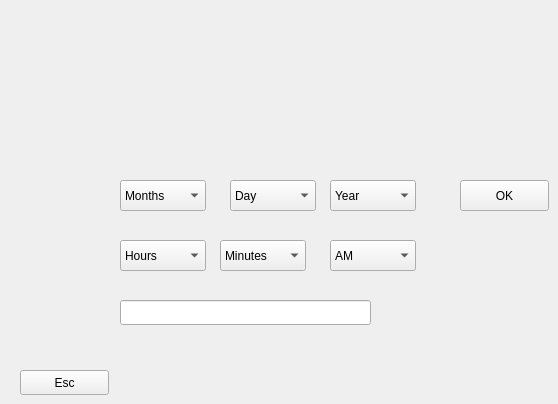
      <widget class="QWidget" name="Settings_widget_2">
       <widget class="QPushButton" name="SettingsW_EscBtn_2">
        <property name="geometry">
         <rect>
          <x>20</x>
          <y>370</y>
          <width>89</width>
          <height>25</height>
         </rect>
        </property>
        <property name="text">
         <string>Esc</string>
        </property>
       </widget>
       <widget class="QComboBox" name="Minutes_ComboBox_2">
        <property name="geometry">
         <rect>
          <x>220</x>
          <y>240</y>
          <width>86</width>
          <height>31</height>
         </rect>
        </property>
        <item>
         <property name="text">
          <string>Minutes</string>
         </property>
        </item>
        <item>
         <property name="text">
          <string>1</string>
         </property>
        </item>
        <item>
         <property name="text">
          <string>2</string>
         </property>
        </item>
        <item>
         <property name="text">
          <string>3</string>
         </property>
        </item>
        <item>
         <property name="text">
          <string>4</string>
         </property>
        </item>
        <item>
         <property name="text">
          <string>5</string>
         </property>
        </item>
        <item>
         <property name="text">
          <string>6</string>
         </property>
        </item>
        <item>
         <property name="text">
          <string>7</string>
         </property>
        </item>
        <item>
         <property name="text">
          <string>8</string>
         </property>
        </item>
        <item>
         <property name="text">
          <string>9</string>
         </property>
        </item>
        <item>
         <property name="text">
          <string>10</string>
         </property>
        </item>
        <item>
         <property name="text">
          <string>11</string>
         </property>
        </item>
        <item>
         <property name="text">
          <string>12</string>
         </property>
        </item>
        <item>
         <property name="text">
          <string>13</string>
         </property>
        </item>
        <item>
         <property name="text">
          <string>14</string>
         </property>
        </item>
        <item>
         <property name="text">
          <string>15</string>
         </property>
        </item>
        <item>
         <property name="text">
          <string>16</string>
         </property>
        </item>
        <item>
         <property name="text">
          <string>17</string>
         </property>
        </item>
        <item>
         <property name="text">
          <string>18</string>
         </property>
        </item>
        <item>
         <property name="text">
          <string>19</string>
         </property>
        </item>
        <item>
         <property name="text">
          <string>20</string>
         </property>
        </item>
        <item>
         <property name="text">
          <string>21</string>
         </property>
        </item>
        <item>
         <property name="text">
          <string>22</string>
         </property>
        </item>
        <item>
         <property name="text">
          <string>23</string>
         </property>
        </item>
        <item>
         <property name="text">
          <string>24</string>
         </property>
        </item>
        <item>
         <property name="text">
          <string>25</string>
         </property>
        </item>
        <item>
         <property name="text">
          <string>26</string>
         </property>
        </item>
        <item>
         <property name="text">
          <string>27</string>
         </property>
        </item>
        <item>
         <property name="text">
          <string>28</string>
         </property>
        </item>
        <item>
         <property name="text">
          <string>29</string>
         </property>
        </item>
        <item>
         <property name="text">
          <string>30</string>
         </property>
        </item>
        <item>
         <property name="text">
          <string>31</string>
         </property>
        </item>
        <item>
         <property name="text">
          <string>32</string>
         </property>
        </item>
        <item>
         <property name="text">
          <string>33</string>
         </property>
        </item>
        <item>
         <property name="text">
          <string>34</string>
         </property>
        </item>
        <item>
         <property name="text">
          <string>35</string>
         </property>
        </item>
        <item>
         <property name="text">
          <string>36</string>
         </property>
        </item>
        <item>
         <property name="text">
          <string>37</string>
         </property>
        </item>
        <item>
         <property name="text">
          <string>38</string>
         </property>
        </item>
        <item>
         <property name="text">
          <string>39</string>
         </property>
        </item>
        <item>
         <property name="text">
          <string>40</string>
         </property>
        </item>
        <item>
         <property name="text">
          <string>41</string>
         </property>
        </item>
        <item>
         <property name="text">
          <string>42</string>
         </property>
        </item>
        <item>
         <property name="text">
          <string>43</string>
         </property>
        </item>
        <item>
         <property name="text">
          <string>44</string>
         </property>
        </item>
        <item>
         <property name="text">
          <string>45</string>
         </property>
        </item>
        <item>
         <property name="text">
          <string>46</string>
         </property>
        </item>
        <item>
         <property name="text">
          <string>47</string>
         </property>
        </item>
        <item>
         <property name="text">
          <string>48</string>
         </property>
        </item>
        <item>
         <property name="text">
          <string>49</string>
         </property>
        </item>
        <item>
         <property name="text">
          <string>50</string>
         </property>
        </item>
        <item>
         <property name="text">
          <string>51</string>
         </property>
        </item>
        <item>
         <property name="text">
          <string>52</string>
         </property>
        </item>
        <item>
         <property name="text">
          <string>53</string>
         </property>
        </item>
        <item>
         <property name="text">
          <string>54</string>
         </property>
        </item>
        <item>
         <property name="text">
          <string>55</string>
         </property>
        </item>
        <item>
         <property name="text">
          <string>56</string>
         </property>
        </item>
        <item>
         <property name="text">
          <string>57</string>
         </property>
        </item>
        <item>
         <property name="text">
          <string>58</string>
         </property>
        </item>
        <item>
         <property name="text">
          <string>59</string>
         </property>
        </item>
       </widget>
       <widget class="QComboBox" name="DayComboBox_2">
        <property name="geometry">
         <rect>
          <x>230</x>
          <y>180</y>
          <width>86</width>
          <height>31</height>
         </rect>
        </property>
        <item>
         <property name="text">
          <string>Day</string>
         </property>
        </item>
        <item>
         <property name="text">
          <string>1</string>
         </property>
        </item>
        <item>
         <property name="text">
          <string>2</string>
         </property>
        </item>
        <item>
         <property name="text">
          <string>3</string>
         </property>
        </item>
        <item>
         <property name="text">
          <string>4</string>
         </property>
        </item>
        <item>
         <property name="text">
          <string>5</string>
         </property>
        </item>
        <item>
         <property name="text">
          <string>6</string>
         </property>
        </item>
        <item>
         <property name="text">
          <string>7</string>
         </property>
        </item>
        <item>
         <property name="text">
          <string>8</string>
         </property>
        </item>
        <item>
         <property name="text">
          <string>9</string>
         </property>
        </item>
        <item>
         <property name="text">
          <string>10</string>
         </property>
        </item>
        <item>
         <property name="text">
          <string>11</string>
         </property>
        </item>
        <item>
         <property name="text">
          <string>12</string>
         </property>
        </item>
        <item>
         <property name="text">
          <string>13</string>
         </property>
        </item>
        <item>
         <property name="text">
          <string>14</string>
         </property>
        </item>
        <item>
         <property name="text">
          <string>15</string>
         </property>
        </item>
        <item>
         <property name="text">
          <string>16</string>
         </property>
        </item>
        <item>
         <property name="text">
          <string>17</string>
         </property>
        </item>
        <item>
         <property name="text">
          <string>18</string>
         </property>
        </item>
        <item>
         <property name="text">
          <string>19</string>
         </property>
        </item>
        <item>
         <property name="text">
          <string>20</string>
         </property>
        </item>
        <item>
         <property name="text">
          <string>21</string>
         </property>
        </item>
        <item>
         <property name="text">
          <string>22</string>
         </property>
        </item>
        <item>
         <property name="text">
          <string>23</string>
         </property>
        </item>
        <item>
         <property name="text">
          <string>24</string>
         </property>
        </item>
        <item>
         <property name="text">
          <string>25</string>
         </property>
        </item>
        <item>
         <property name="text">
          <string>26</string>
         </property>
        </item>
        <item>
         <property name="text">
          <string>27</string>
         </property>
        </item>
        <item>
         <property name="text">
          <string>28</string>
         </property>
        </item>
        <item>
         <property name="text">
          <string>29</string>
         </property>
        </item>
        <item>
         <property name="text">
          <string>30</string>
         </property>
        </item>
        <item>
         <property name="text">
          <string>31</string>
         </property>
        </item>
       </widget>
       <widget class="QComboBox" name="HoursComboBox_2">
        <property name="geometry">
         <rect>
          <x>120</x>
          <y>240</y>
          <width>86</width>
          <height>31</height>
         </rect>
        </property>
        <item>
         <property name="text">
          <string>Hours</string>
         </property>
        </item>
        <item>
         <property name="text">
          <string>1</string>
         </property>
        </item>
        <item>
         <property name="text">
          <string>2</string>
         </property>
        </item>
        <item>
         <property name="text">
          <string>3</string>
         </property>
        </item>
        <item>
         <property name="text">
          <string>4</string>
         </property>
        </item>
        <item>
         <property name="text">
          <string>5</string>
         </property>
        </item>
        <item>
         <property name="text">
          <string>6</string>
         </property>
        </item>
        <item>
         <property name="text">
          <string>7</string>
         </property>
        </item>
        <item>
         <property name="text">
          <string>8</string>
         </property>
        </item>
        <item>
         <property name="text">
          <string>9</string>
         </property>
        </item>
        <item>
         <property name="text">
          <string>10</string>
         </property>
        </item>
        <item>
         <property name="text">
          <string>11</string>
         </property>
        </item>
        <item>
         <property name="text">
          <string>12</string>
         </property>
        </item>
       </widget>
       <widget class="QComboBox" name="DayNight_2">
        <property name="geometry">
         <rect>
          <x>330</x>
          <y>240</y>
          <width>86</width>
          <height>31</height>
         </rect>
        </property>
        <item>
         <property name="text">
          <string>AM</string>
         </property>
        </item>
        <item>
         <property name="text">
          <string>PM</string>
         </property>
        </item>
       </widget>
       <widget class="QPushButton" name="Date_OK_2">
        <property name="geometry">
         <rect>
          <x>460</x>
          <y>180</y>
          <width>89</width>
          <height>31</height>
         </rect>
        </property>
        <property name="text">
         <string>OK</string>
        </property>
        <property name="autoDefault">
         <bool>false</bool>
        </property>
        <property name="default">
         <bool>false</bool>
        </property>
        <property name="flat">
         <bool>false</bool>
        </property>
       </widget>
       <widget class="QLineEdit" name="ErrorMsg_2">
        <property name="geometry">
         <rect>
          <x>120</x>
          <y>300</y>
          <width>251</width>
          <height>25</height>
         </rect>
        </property>
       </widget>
       <widget class="QComboBox" name="MonthComboBox_2">
        <property name="geometry">
         <rect>
          <x>120</x>
          <y>180</y>
          <width>86</width>
          <height>31</height>
         </rect>
        </property>
        <property name="editable">
         <bool>false</bool>
        </property>
        <property name="currentIndex">
         <number>0</number>
        </property>
        <property name="maxVisibleItems">
         <number>200</number>
        </property>
        <property name="maxCount">
         <number>5555</number>
        </property>
        <item>
         <property name="text">
          <string>Months</string>
         </property>
        </item>
        <item>
         <property name="text">
          <string>Jan</string>
         </property>
        </item>
        <item>
         <property name="text">
          <string>Feb</string>
         </property>
        </item>
        <item>
         <property name="text">
          <string>March</string>
         </property>
        </item>
        <item>
         <property name="text">
          <string>April</string>
         </property>
        </item>
        <item>
         <property name="text">
          <string>May</string>
         </property>
        </item>
        <item>
         <property name="text">
          <string>June</string>
         </property>
        </item>
        <item>
         <property name="text">
          <string>July</string>
         </property>
        </item>
        <item>
         <property name="text">
          <string>August</string>
         </property>
        </item>
        <item>
         <property name="text">
          <string>September</string>
         </property>
        </item>
        <item>
         <property name="text">
          <string>October</string>
         </property>
        </item>
        <item>
         <property name="text">
          <string>November</string>
         </property>
        </item>
        <item>
         <property name="text">
          <string>December</string>
         </property>
        </item>
       </widget>
       <widget class="QComboBox" name="YearComboBox_2">
        <property name="geometry">
         <rect>
          <x>330</x>
          <y>180</y>
          <width>86</width>
          <height>31</height>
         </rect>
        </property>
        <item>
         <property name="text">
          <string>Year</string>
         </property>
        </item>
        <item>
         <property name="text">
          <string>2021</string>
         </property>
        </item>
        <item>
         <property name="text">
          <string>2022</string>
         </property>
        </item>
       </widget>
      </widget>
